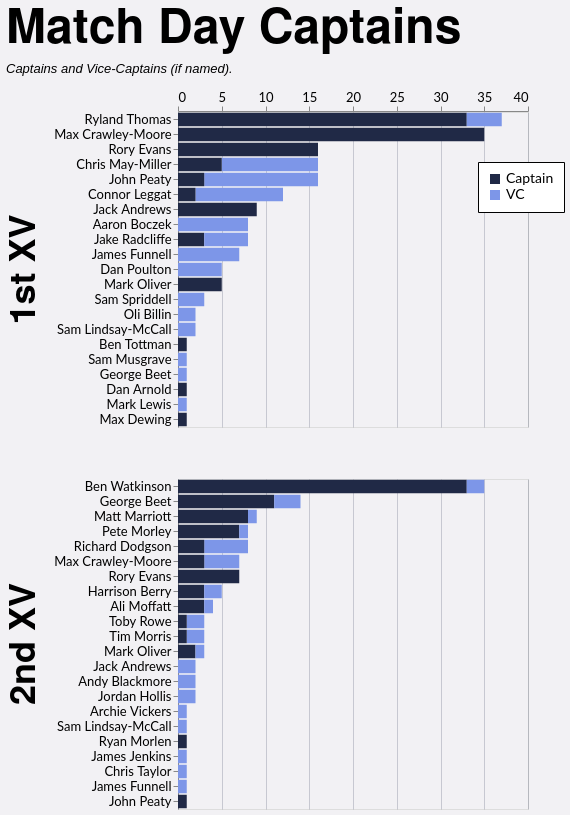

Describe this chart as a Vega-Lite specification.
### Vega-Lite specification from a JSON file in a GitHub repository (floating-point values rounded to 4 significant figures)
{"config": {"axis": {"labelFont": "Lato, sans-serif", "titleFont": "PT Sans Narrow, Helvetica Neue, Helvetica, Arial, sans-serif", "labelFontSize": 13, "titleFontSize": 24, "gridColor": "#202947", "gridOpacity": 0.2}, "header": {"labelFont": "PT Sans Narrow, Helvetica Neue, Helvetica, Arial, sans-serif", "titleFont": "PT Sans Narrow, Helvetica Neue, Helvetica, Arial, sans-serif", "labelFontSize": 24, "titleFontSize": 28, "labelFontWeight": "bold", "orient": "left"}, "legend": {"labelFont": "Lato, sans-serif", "titleFont": "PT Sans Narrow, Helvetica Neue, Helvetica, Arial, sans-serif", "labelFontSize": 14, "titleFontSize": 16, "titlePadding": 5, "fillColor": "white", "strokeColor": "black", "padding": 10, "titleFontWeight": "lighter", "titleFontStyle": "italic", "titleColor": "gray", "offset": 10}, "title": {"font": "PT Sans Narrow, Helvetica Neue, Helvetica, Arial, sans-serif", "fontSize": 48, "fontWeight": "bold", "anchor": "start", "align": "center", "titlePadding": 20, "subtitlePadding": 10, "subtitleFontSize": 13, "subtitleColor": "", "subtitleFontStyle": "italic", "offset": 15, "color": "black"}, "axisX": {"labelAngle": 0}, "facet": {"title": null, "header": null, "align": {"row": "each", "column": "each"}}, "resolve": {"scale": {"y": "independent", "facet": "independent"}}, "background": "#f2f1f4"}, "data": {"name": "data-b68f41ec61a197e6a5499068bdfd218b"}, "mark": {"type": "bar"}, "encoding": {"color": {"field": "is_captain", "legend": {"labelExpr": "datum.value ? 'Captain' : 'VC'", "legendX": 300, "legendY": 50, "orient": "none", "title": null}, "scale": {"domain": [true, false], "range": ["#202946", "#7d96e8"]}, "type": "nominal"}, "order": {"field": "is_captain", "sort": "descending", "type": "nominal"}, "row": {"field": "squad", "header": {"labelExpr": "datum.value + ' XV'", "labelFontSize": 36, "title": null}, "spacing": 50, "title": null, "type": "nominal"}, "tooltip": [{"field": "player", "type": "nominal"}, {"field": "squad", "type": "nominal"}, {"aggregate": "sum", "field": "games", "type": "quantitative"}, {"field": "is_captain", "type": "nominal"}], "x": {"aggregate": "sum", "axis": {"orient": "top", "title": null}, "field": "games", "type": "quantitative"}, "y": {"field": "player", "sort": "-x", "title": null, "type": "nominal"}}, "height": {"step": 15}, "resolve": {"scale": {"y": "independent"}}, "title": {"text": "Match Day Captains", "subtitle": "Captains and Vice-Captains (if named)."}, "width": 350, "$schema": "https://vega.github.io/schema/vega-lite/v5.20.1.json", "datasets": {"data-b68f41ec61a197e6a5499068bdfd218b": [{"player": "Ryland Thomas", "squad": "1st", "season": "2024/25", "game_type": "League", "is_captain": true, "games": 15}, {"player": "Max Crawley-Moore", "squad": "1st", "season": "2022/23", "game_type": "League", "is_captain": true, "games": 15}, {"player": "Ryland Thomas", "squad": "1st", "season": "2023/24", "game_type": "League", "is_captain": true, "games": 13}, {"player": "Rory Evans", "squad": "1st", "season": "2025/26", "game_type": "League", "is_captain": true, "games": 12}, {"player": "Ben Watkinson", "squad": "2nd", "season": "2021/22", "game_type": "League", "is_captain": true, "games": 9}, {"player": "Chris May-Miller", "squad": "1st", "season": "2024/25", "game_type": "League", "is_captain": false, "games": 9}, {"player": "Ben Watkinson", "squad": "2nd", "season": "2023/24", "game_type": "League", "is_captain": true, "games": 9}, {"player": "Connor Leggat", "squad": "1st", "season": "2023/24", "game_type": "League", "is_captain": false, "games": 9}, {"player": "Ben Watkinson", "squad": "2nd", "season": "2022/23", "game_type": "League", "is_captain": true, "games": 9}, {"player": "Max Crawley-Moore", "squad": "1st", "season": "2021/22", "game_type": "League", "is_captain": true, "games": 8}, {"player": "George Beet", "squad": "2nd", "season": "2025/26", "game_type": "League", "is_captain": true, "games": 7}, {"player": "Jack Andrews", "squad": "1st", "season": "2021/22", "game_type": "Friendly", "is_captain": true, "games": 6}, {"player": "Max Crawley-Moore", "squad": "1st", "season": "2023/24", "game_type": "League", "is_captain": true, "games": 5}, {"player": "Dan Poulton", "squad": "1st", "season": "2023/24", "game_type": "League", "is_captain": false, "games": 5}, {"player": "Chris May-Miller", "squad": "1st", "season": "2024/25", "game_type": "League", "is_captain": true, "games": 5}, {"player": "Matt Marriott", "squad": "2nd", "season": "2016/17", "game_type": "League", "is_captain": true, "games": 5}, {"player": "John Peaty", "squad": "1st", "season": "2022/23", "game_type": "League", "is_captain": false, "games": 4}, {"player": "John Peaty", "squad": "1st", "season": "2021/22", "game_type": "League", "is_captain": false, "games": 4}, {"player": "Pete Morley", "squad": "2nd", "season": "2024/25", "game_type": "League", "is_captain": true, "games": 4}, {"player": "Max Crawley-Moore", "squad": "2nd", "season": "2023/24", "game_type": "League", "is_captain": false, "games": 4}, {"player": "James Funnell", "squad": "1st", "season": "2021/22", "game_type": "Friendly", "is_captain": false, "games": 4}, {"player": "Aaron Boczek", "squad": "1st", "season": "2025/26", "game_type": "League", "is_captain": false, "games": 4}, {"player": "John Peaty", "squad": "1st", "season": "2024/25", "game_type": "League", "is_captain": false, "games": 3}, {"player": "Ben Watkinson", "squad": "2nd", "season": "2021/22", "game_type": "Friendly", "is_captain": true, "games": 3}, {"player": "Ryland Thomas", "squad": "1st", "season": "2023/24", "game_type": "League", "is_captain": false, "games": 3}, {"player": "Sam Spriddell", "squad": "1st", "season": "2024/25", "game_type": "League", "is_captain": false, "games": 3}, {"player": "Max Crawley-Moore", "squad": "1st", "season": "2022/23", "game_type": "Cup", "is_captain": true, "games": 3}, {"player": "Ryland Thomas", "squad": "1st", "season": "2023/24", "game_type": "Cup", "is_captain": true, "games": 3}, {"player": "Richard Dodgson", "squad": "2nd", "season": "2022/23", "game_type": "League", "is_captain": false, "games": 3}, {"player": "Mark Oliver", "squad": "1st", "season": "2019/20", "game_type": "League", "is_captain": true, "games": 3}, {"player": "Jack Andrews", "squad": "1st", "season": "2021/22", "game_type": "League", "is_captain": true, "games": 3}, {"player": "Rory Evans", "squad": "2nd", "season": "2024/25", "game_type": "League", "is_captain": true, "games": 3}, {"player": "Pete Morley", "squad": "2nd", "season": "2024/25", "game_type": "Friendly", "is_captain": true, "games": 3}, {"player": "Matt Marriott", "squad": "2nd", "season": "2017/18", "game_type": "League", "is_captain": true, "games": 3}, {"player": "Jake Radcliffe", "squad": "1st", "season": "2025/26", "game_type": "League", "is_captain": true, "games": 3}, {"player": "Rory Evans", "squad": "2nd", "season": "2024/25", "game_type": "Friendly", "is_captain": true, "games": 3}, {"player": "Jake Radcliffe", "squad": "1st", "season": "2025/26", "game_type": "League", "is_captain": false, "games": 3}, {"player": "Harrison Berry", "squad": "2nd", "season": "2025/26", "game_type": "League", "is_captain": true, "games": 3}, {"player": "Rory Evans", "squad": "1st", "season": "2025/26", "game_type": "Cup", "is_captain": true, "games": 3}, {"player": "Jack Andrews", "squad": "2nd", "season": "2023/24", "game_type": "League", "is_captain": false, "games": 2}, {"player": "Max Crawley-Moore", "squad": "2nd", "season": "2024/25", "game_type": "League", "is_captain": true, "games": 2}, {"player": "Toby Rowe", "squad": "2nd", "season": "2021/22", "game_type": "League", "is_captain": false, "games": 2}, {"player": "Max Crawley-Moore", "squad": "1st", "season": "2021/22", "game_type": "Cup", "is_captain": true, "games": 2}, {"player": "Ben Watkinson", "squad": "2nd", "season": "2022/23", "game_type": "Friendly", "is_captain": true, "games": 2}, {"player": "Chris May-Miller", "squad": "1st", "season": "2024/25", "game_type": "Cup", "is_captain": false, "games": 2}, {"player": "George Beet", "squad": "2nd", "season": "2025/26", "game_type": "Cup", "is_captain": true, "games": 2}, {"player": "Richard Dodgson", "squad": "2nd", "season": "2021/22", "game_type": "League", "is_captain": false, "games": 2}, {"player": "James Funnell", "squad": "1st", "season": "2021/22", "game_type": "League", "is_captain": false, "games": 2}, {"player": "Andy Blackmore", "squad": "2nd", "season": "2021/22", "game_type": "League", "is_captain": false, "games": 2}, {"player": "George Beet", "squad": "2nd", "season": "2024/25", "game_type": "League", "is_captain": true, "games": 2}, {"player": "Tim Morris", "squad": "2nd", "season": "2023/24", "game_type": "League", "is_captain": false, "games": 2}, {"player": "Jake Radcliffe", "squad": "1st", "season": "2025/26", "game_type": "Cup", "is_captain": false, "games": 2}, {"player": "Harrison Berry", "squad": "2nd", "season": "2025/26", "game_type": "League", "is_captain": false, "games": 2}, {"player": "Ryland Thomas", "squad": "1st", "season": "2024/25", "game_type": "Cup", "is_captain": true, "games": 2}, {"player": "Ali Moffatt", "squad": "2nd", "season": "2021/22", "game_type": "League", "is_captain": true, "games": 2}, {"player": "Mark Oliver", "squad": "1st", "season": "2016/17", "game_type": "League", "is_captain": true, "games": 1}, {"player": "Max Crawley-Moore", "squad": "1st", "season": "2021/22", "game_type": "Friendly", "is_captain": true, "games": 1}, {"player": "Oli Billin", "squad": "1st", "season": "2023/24", "game_type": "Cup", "is_captain": false, "games": 1}, {"player": "Connor Leggat", "squad": "1st", "season": "2023/24", "game_type": "League", "is_captain": true, "games": 1}, {"player": "Mark Oliver", "squad": "2nd", "season": "2023/24", "game_type": "League", "is_captain": true, "games": 1}, {"player": "Ben Watkinson", "squad": "2nd", "season": "2021/22", "game_type": "Cup", "is_captain": false, "games": 1}, {"player": "Ben Watkinson", "squad": "2nd", "season": "2022/23", "game_type": "League", "is_captain": false, "games": 1}, {"player": "Ben Tottman", "squad": "1st", "season": "2024/25", "game_type": "League", "is_captain": true, "games": 1}, {"player": "Pete Morley", "squad": "2nd", "season": "2021/22", "game_type": "League", "is_captain": false, "games": 1}, {"player": "Mark Oliver", "squad": "2nd", "season": "2023/24", "game_type": "League", "is_captain": false, "games": 1}, {"player": "Aaron Boczek", "squad": "1st", "season": "2022/23", "game_type": "League", "is_captain": false, "games": 1}, {"player": "John Peaty", "squad": "1st", "season": "2022/23", "game_type": "League", "is_captain": true, "games": 1}, {"player": "Max Crawley-Moore", "squad": "1st", "season": "2023/24", "game_type": "Friendly", "is_captain": true, "games": 1}, {"player": "Sam Musgrave", "squad": "1st", "season": "2023/24", "game_type": "League", "is_captain": false, "games": 1}, {"player": "Richard Dodgson", "squad": "2nd", "season": "2022/23", "game_type": "Cup", "is_captain": true, "games": 1}, {"player": "Tim Morris", "squad": "2nd", "season": "2024/25", "game_type": "League", "is_captain": true, "games": 1}, {"player": "Archie Vickers", "squad": "2nd", "season": "2023/24", "game_type": "Friendly", "is_captain": false, "games": 1}, {"player": "George Beet", "squad": "1st", "season": "2025/26", "game_type": "Friendly", "is_captain": false, "games": 1}, {"player": "Ali Moffatt", "squad": "2nd", "season": "2021/22", "game_type": "Cup", "is_captain": true, "games": 1}, {"player": "Dan Arnold", "squad": "1st", "season": "2019/20", "game_type": "League", "is_captain": true, "games": 1}, {"player": "John Peaty", "squad": "1st", "season": "2021/22", "game_type": "Cup", "is_captain": false, "games": 1}, {"player": "Aaron Boczek", "squad": "1st", "season": "2023/24", "game_type": "League", "is_captain": false, "games": 1}, {"player": "Aaron Boczek", "squad": "1st", "season": "2025/26", "game_type": "Cup", "is_captain": false, "games": 1}, {"player": "Mark Lewis", "squad": "1st", "season": "2025/26", "game_type": "League", "is_captain": false, "games": 1}, {"player": "Mark Oliver", "squad": "2nd", "season": "2023/24", "game_type": "Friendly", "is_captain": true, "games": 1}, {"player": "Matt Marriott", "squad": "2nd", "season": "2021/22", "game_type": "League", "is_captain": false, "games": 1}, {"player": "Rory Evans", "squad": "1st", "season": "2025/26", "game_type": "Friendly", "is_captain": true, "games": 1}, {"player": "George Beet", "squad": "2nd", "season": "2024/25", "game_type": "Friendly", "is_captain": false, "games": 1}, {"player": "Richard Dodgson", "squad": "2nd", "season": "2021/22", "game_type": "League", "is_captain": true, "games": 1}, {"player": "Sam Lindsay-McCall", "squad": "2nd", "season": "2024/25", "game_type": "Friendly", "is_captain": false, "games": 1}, {"player": "John Peaty", "squad": "1st", "season": "2021/22", "game_type": "Friendly", "is_captain": false, "games": 1}, {"player": "Sam Lindsay-McCall", "squad": "1st", "season": "2023/24", "game_type": "Friendly", "is_captain": false, "games": 1}, {"player": "Sam Lindsay-McCall", "squad": "1st", "season": "2021/22", "game_type": "Friendly", "is_captain": false, "games": 1}, {"player": "Aaron Boczek", "squad": "1st", "season": "2023/24", "game_type": "Cup", "is_captain": false, "games": 1}, {"player": "Connor Leggat", "squad": "1st", "season": "2025/26", "game_type": "League", "is_captain": false, "games": 1}, {"player": "Ryan Morlen", "squad": "2nd", "season": "2023/24", "game_type": "League", "is_captain": true, "games": 1}, {"player": "Max Crawley-Moore", "squad": "2nd", "season": "2023/24", "game_type": "League", "is_captain": true, "games": 1}, {"player": "John Peaty", "squad": "1st", "season": "2024/25", "game_type": "League", "is_captain": true, "games": 1}, {"player": "Oli Billin", "squad": "1st", "season": "2023/24", "game_type": "Friendly", "is_captain": false, "games": 1}, {"player": "George Beet", "squad": "2nd", "season": "2021/22", "game_type": "League", "is_captain": false, "games": 1}, {"player": "Ryland Thomas", "squad": "1st", "season": "2023/24", "game_type": "Cup", "is_captain": false, "games": 1}, {"player": "Richard Dodgson", "squad": "2nd", "season": "2022/23", "game_type": "League", "is_captain": true, "games": 1}, {"player": "Jordan Hollis", "squad": "2nd", "season": "2021/22", "game_type": "League", "is_captain": false, "games": 1}, {"player": "James Funnell", "squad": "1st", "season": "2025/26", "game_type": "Friendly", "is_captain": false, "games": 1}, {"player": "Toby Rowe", "squad": "2nd", "season": "2021/22", "game_type": "Cup", "is_captain": true, "games": 1}, {"player": "Ali Moffatt", "squad": "2nd", "season": "2021/22", "game_type": "League", "is_captain": false, "games": 1}, {"player": "John Peaty", "squad": "1st", "season": "2023/24", "game_type": "League", "is_captain": true, "games": 1}, {"player": "Max Dewing", "squad": "1st", "season": "2018/19", "game_type": "League", "is_captain": true, "games": 1}, {"player": "Jordan Hollis", "squad": "2nd", "season": "2021/22", "game_type": "Friendly", "is_captain": false, "games": 1}, {"player": "James Jenkins", "squad": "2nd", "season": "2022/23", "game_type": "Friendly", "is_captain": false, "games": 1}, {"player": "Chris Taylor", "squad": "2nd", "season": "2021/22", "game_type": "Friendly", "is_captain": false, "games": 1}, {"player": "George Beet", "squad": "2nd", "season": "2024/25", "game_type": "League", "is_captain": false, "games": 1}, {"player": "Ben Watkinson", "squad": "2nd", "season": "2023/24", "game_type": "Friendly", "is_captain": true, "games": 1}, {"player": "James Funnell", "squad": "2nd", "season": "2023/24", "game_type": "League", "is_captain": false, "games": 1}, {"player": "Rory Evans", "squad": "2nd", "season": "2024/25", "game_type": "Cup", "is_captain": true, "games": 1}, {"player": "Connor Leggat", "squad": "1st", "season": "2023/24", "game_type": "Friendly", "is_captain": true, "games": 1}, {"player": "Mark Oliver", "squad": "1st", "season": "2023/24", "game_type": "Cup", "is_captain": true, "games": 1}, {"player": "John Peaty", "squad": "2nd", "season": "2024/25", "game_type": "League", "is_captain": true, "games": 1}]}}
